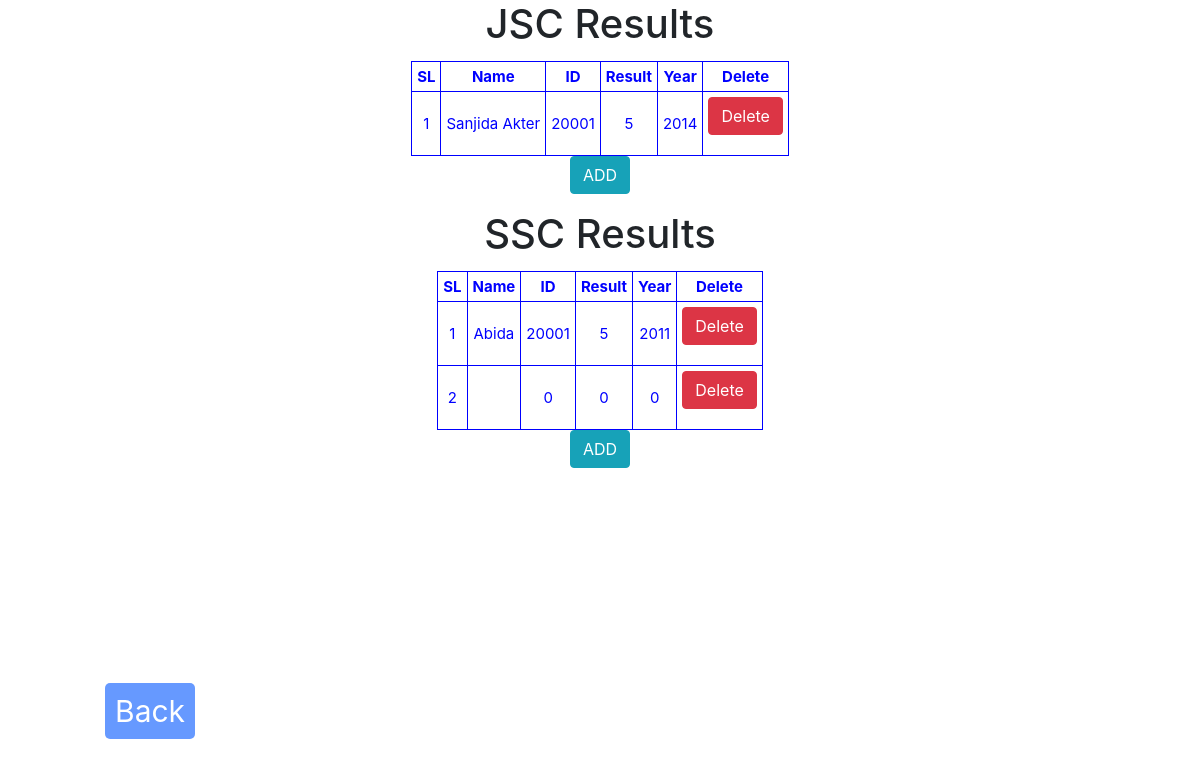
The page /add_jsc_ssc_result.php on the database its author committed.
### tables this page shows
CREATE TABLE `jsc_result` (
  `SL` int(255) NOT NULL,
  `name` varchar(255) NOT NULL,
  `id` int(255) NOT NULL,
  `result` int(255) NOT NULL,
  `year` int(255) NOT NULL
);

CREATE TABLE `ssc_result` (
  `SL` int(255) NOT NULL,
  `name` varchar(255) NOT NULL,
  `id` int(255) NOT NULL,
  `result` int(255) NOT NULL,
  `year` int(255) NOT NULL
);

### add_jsc_ssc_result.php (the view, shortened to what this page needs)
<html>
  <link rel="stylesheet" href="https://maxcdn.bootstrapcdn.com/bootstrap/4.5.2/css/bootstrap.min.css">
<head>
</head>
<body>
  <center><h1>JSC Results</h1></center>
	   <div  class="edite"  id="t01">
<table>
<thead>
<tr>
<th>SL</th>
<th>Name</th>
<th>ID</th>
<th>Result</th>
<th>Year</th>
<th>Delete</th>
</tr>
</thead>
<?php
$servername="localhost" ;
$serveruser="root" ;
$serverpass="" ;
$DBname="aamsc" ;
$conn=mysqli_connect($servername , $serveruser , $serverpass , $DBname ) ;
 $sql= "select * from jsc_result";
 $result=$conn->query($sql) ;
while($row = mysqli_fetch_array($result))
  {
?>
  <tr>
  <td><?php echo $row['SL']; ?></td>
  <td><?php echo $row['name']; ?></td>
  <td><?php echo $row['id']; ?></td>
  <td><?php echo $row['result']; ?></td>
  <td><?php echo $row['year']; ?></td>
  <td>
     <form action = "delete_jsc_result_php.php" method = "post">
        <button type ="submit" name= "delete_btn"  class="btn btn-danger">Delete</button>
		</form>
  </td>
  </tr>
  <?php
  }
  ?>
</table>
<center>
       <form action = "add_jsc_result.php" method = "post">
        <button type ="submit" name= "edit_btn"  class="btn btn-info">ADD</button>
		</form>
	</center>
<center><h1>SSC Results</h1></center>
	   <div  class="edite"  id="t01">
<table>
<thead>
<tr>
<th>SL</th>
<th>Name</th>
<th>ID</th>
<th>Result</th>
<th>Year</th>
<th>Delete</th>
</tr>
</thead>
<?php
$servername="localhost" ;
$serveruser="root" ;
$serverpass="" ;
$DBname="aamsc" ;
$conn=mysqli_connect($servername , $serveruser , $serverpass , $DBname ) ;
 $sql= "select * from ssc_result";
 $result=$conn->query($sql) ;
while($row = mysqli_fetch_array($result))
  {
?>
  <tr>
  <td><?php echo $row['SL']; ?></td>
  <td><?php echo $row['name']; ?></td>
  <td><?php echo $row['id']; ?></td>
  <td><?php echo $row['result']; ?></td>
  <td><?php echo $row['year']; ?></td>
  <td>
     <form action = "delete_ssc_result_php.php" method = "post">
        <button type ="submit" name= "delete_btn"  class="btn btn-danger">Delete</button>
		</form>
  </td>
  </tr>
  <?php
  }
  ?>
</table>
<center>
       <form action = "add_ssc_result.php" method = "post">
        <button type ="submit" name= "edit_btn"  class="btn btn-info">ADD</button>
		</form>
	</center>
</div>
<div class="teacherpage">
	 <a href="admin4001.php">Back</a>
	 </div>
</body>
</html>

### add_jsc_ssc_result.php (style rules this page uses)
#t01 { padding:5px; }
#t01 table { margin:auto; padding:5px; text-align:center; color:#3377ff; border: 1px solid blue; border-collapse: collapse; }
#t01 tr { padding:5px; text-align:left; border: 1px solid blue; border-collapse: collapse; text-align:center; }
#t01 td { padding:5px; font-size:15px; color:blue; border: 1px solid blue; border-collapse: collapse; text-align:center; }
#t01 th { padding:5px; font-size:15px; color:blue; border: 1px solid blue; border-collapse: collapse; text-align:center; }
.teacherpage { text-align:left; margin-left: 100px; margin-top: 200px; }
.teacherpage a { padding:10px; background-color:#6699ff; border-radius:5px; font-size:30px; text-decoration: none; color:#fff; }

### rows shown on the page
jsc_result: SL "1", name "Sanjida Akter", id "20001", result "5", year "2014"
ssc_result: SL "1", name "Abida", id "20001", result "5", year "2011"
ssc_result: SL "2", id "0", result "0", year "0"
